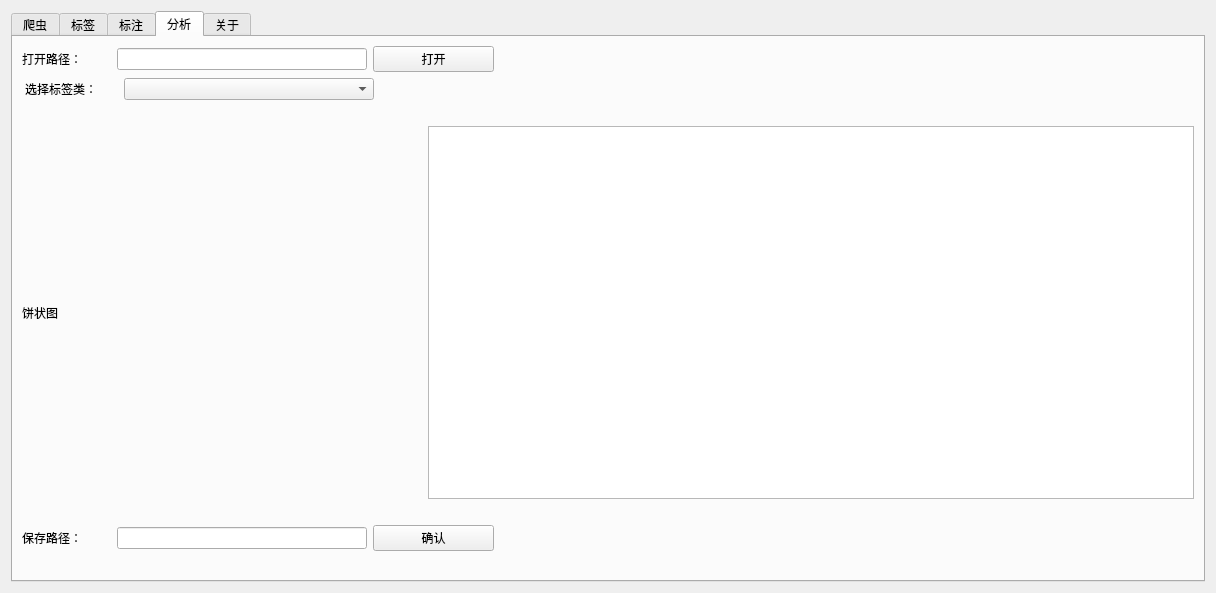
<?xml version="1.0" encoding="UTF-8"?>
<ui version="4.0">
 <class>Form</class>
 <widget class="QWidget" name="Form">
  <property name="geometry">
   <rect>
    <x>0</x>
    <y>0</y>
    <width>1216</width>
    <height>593</height>
   </rect>
  </property>
  <property name="windowTitle">
   <string>Form</string>
  </property>
  <layout class="QHBoxLayout" name="horizontalLayout_2">
   <item>
    <widget class="QTabWidget" name="tabWidget">
     <property name="currentIndex">
      <number>3</number>
     </property>
     <property name="tabBarAutoHide">
      <bool>false</bool>
     </property>
     <widget class="QWidget" name="tab">
      <attribute name="title">
       <string>爬虫</string>
      </attribute>
      <layout class="QHBoxLayout" name="horizontalLayout">
       <item>
        <layout class="QVBoxLayout" name="verticalLayout_5">
         <item>
          <layout class="QHBoxLayout" name="horizontalLayout_8">
           <property name="topMargin">
            <number>30</number>
           </property>
           <property name="rightMargin">
            <number>500</number>
           </property>
           <item>
            <layout class="QVBoxLayout" name="verticalLayout_6">
             <item>
              <layout class="QHBoxLayout" name="horizontalLayout_9">
               <item>
                <widget class="QLabel" name="label_5">
                 <property name="text">
                  <string>股票代号：</string>
                 </property>
                </widget>
               </item>
               <item>
                <widget class="QLineEdit" name="lineEdit_5">
                 <property name="minimumSize">
                  <size>
                   <width>0</width>
                   <height>0</height>
                  </size>
                 </property>
                </widget>
               </item>
              </layout>
             </item>
             <item>
              <layout class="QHBoxLayout" name="horizontalLayout_10">
               <item>
                <widget class="QLabel" name="label_6">
                 <property name="text">
                  <string>保存路径：</string>
                 </property>
                </widget>
               </item>
               <item>
                <widget class="QLineEdit" name="lineEdit_6"/>
               </item>
              </layout>
             </item>
            </layout>
           </item>
           <item>
            <widget class="QPushButton" name="pushButton_3">
             <property name="text">
              <string>确认</string>
             </property>
            </widget>
           </item>
          </layout>
         </item>
         <item>
          <spacer name="verticalSpacer">
           <property name="orientation">
            <enum>Qt::Vertical</enum>
           </property>
           <property name="sizeType">
            <enum>QSizePolicy::Fixed</enum>
           </property>
           <property name="sizeHint" stdset="0">
            <size>
             <width>20</width>
             <height>30</height>
            </size>
           </property>
          </spacer>
         </item>
         <item>
          <widget class="QLabel" name="label">
           <property name="text">
            <string>爬取信息：</string>
           </property>
          </widget>
         </item>
         <item>
          <widget class="QListWidget" name="listWidget_3"/>
         </item>
        </layout>
       </item>
      </layout>
     </widget>
     <widget class="QWidget" name="tab_2">
      <attribute name="title">
       <string>标签</string>
      </attribute>
      <layout class="QHBoxLayout" name="horizontalLayout_6">
       <item>
        <layout class="QHBoxLayout" name="horizontalLayout_5">
         <property name="leftMargin">
          <number>150</number>
         </property>
         <property name="topMargin">
          <number>40</number>
         </property>
         <property name="rightMargin">
          <number>150</number>
         </property>
         <property name="bottomMargin">
          <number>80</number>
         </property>
         <item>
          <layout class="QVBoxLayout" name="verticalLayout">
           <item>
            <widget class="QLabel" name="label_2">
             <property name="text">
              <string>标签类</string>
             </property>
            </widget>
           </item>
           <item>
            <widget class="QListWidget" name="listWidget"/>
           </item>
           <item>
            <layout class="QHBoxLayout" name="horizontalLayout_3">
             <item>
              <widget class="QPushButton" name="pushButton">
               <property name="text">
                <string>添加标签类</string>
               </property>
              </widget>
             </item>
             <item>
              <widget class="QPushButton" name="pushButton_2">
               <property name="text">
                <string>删除标签类</string>
               </property>
              </widget>
             </item>
            </layout>
           </item>
          </layout>
         </item>
         <item>
          <spacer name="horizontalSpacer">
           <property name="orientation">
            <enum>Qt::Horizontal</enum>
           </property>
           <property name="sizeType">
            <enum>QSizePolicy::Fixed</enum>
           </property>
           <property name="sizeHint" stdset="0">
            <size>
             <width>119</width>
             <height>21</height>
            </size>
           </property>
          </spacer>
         </item>
         <item>
          <layout class="QVBoxLayout" name="verticalLayout_2">
           <item>
            <widget class="QLabel" name="label_3">
             <property name="text">
              <string>标签</string>
             </property>
            </widget>
           </item>
           <item>
            <widget class="QListWidget" name="listWidget_2"/>
           </item>
           <item>
            <layout class="QHBoxLayout" name="horizontalLayout_4">
             <item>
              <widget class="QPushButton" name="pushButton_4">
               <property name="text">
                <string>添加标签</string>
               </property>
              </widget>
             </item>
             <item>
              <widget class="QPushButton" name="pushButton_5">
               <property name="text">
                <string>删除标签</string>
               </property>
              </widget>
             </item>
            </layout>
           </item>
          </layout>
         </item>
        </layout>
       </item>
      </layout>
     </widget>
     <widget class="QWidget" name="tab_4">
      <attribute name="title">
       <string>标注</string>
      </attribute>
      <layout class="QHBoxLayout" name="horizontalLayout_14">
       <item>
        <layout class="QVBoxLayout" name="verticalLayout_4">
         <item>
          <layout class="QHBoxLayout" name="horizontalLayout_7">
           <property name="rightMargin">
            <number>544</number>
           </property>
           <item>
            <widget class="QLabel" name="label_4">
             <property name="sizePolicy">
              <sizepolicy hsizetype="Fixed" vsizetype="Preferred">
               <horstretch>0</horstretch>
               <verstretch>0</verstretch>
              </sizepolicy>
             </property>
             <property name="minimumSize">
              <size>
               <width>89</width>
               <height>0</height>
              </size>
             </property>
             <property name="text">
              <string>打开路径：</string>
             </property>
            </widget>
           </item>
           <item>
            <widget class="QLineEdit" name="lineEdit">
             <property name="sizePolicy">
              <sizepolicy hsizetype="Fixed" vsizetype="Fixed">
               <horstretch>0</horstretch>
               <verstretch>0</verstretch>
              </sizepolicy>
             </property>
             <property name="minimumSize">
              <size>
               <width>250</width>
               <height>0</height>
              </size>
             </property>
            </widget>
           </item>
           <item>
            <widget class="QPushButton" name="pushButton_6">
             <property name="text">
              <string>打开</string>
             </property>
            </widget>
           </item>
          </layout>
         </item>
         <item>
          <layout class="QHBoxLayout" name="horizontalLayout_11">
           <property name="rightMargin">
            <number>815</number>
           </property>
           <item>
            <widget class="QLabel" name="label_7">
             <property name="sizePolicy">
              <sizepolicy hsizetype="Fixed" vsizetype="Preferred">
               <horstretch>0</horstretch>
               <verstretch>0</verstretch>
              </sizepolicy>
             </property>
             <property name="minimumSize">
              <size>
               <width>90</width>
               <height>0</height>
              </size>
             </property>
             <property name="text">
              <string>选择标签类：</string>
             </property>
            </widget>
           </item>
           <item>
            <widget class="QComboBox" name="comboBox">
             <property name="sizePolicy">
              <sizepolicy hsizetype="Fixed" vsizetype="Fixed">
               <horstretch>0</horstretch>
               <verstretch>0</verstretch>
              </sizepolicy>
             </property>
             <property name="minimumSize">
              <size>
               <width>250</width>
               <height>0</height>
              </size>
             </property>
            </widget>
           </item>
          </layout>
         </item>
         <item>
          <layout class="QHBoxLayout" name="horizontalLayout_13">
           <item>
            <widget class="QListWidget" name="listWidget_5">
             <property name="sizePolicy">
              <sizepolicy hsizetype="Minimum" vsizetype="Expanding">
               <horstretch>0</horstretch>
               <verstretch>0</verstretch>
              </sizepolicy>
             </property>
             <property name="minimumSize">
              <size>
               <width>0</width>
               <height>0</height>
              </size>
             </property>
            </widget>
           </item>
           <item>
            <layout class="QVBoxLayout" name="verticalLayout_3">
             <item>
              <widget class="QListWidget" name="listWidget_4"/>
             </item>
             <item>
              <layout class="QHBoxLayout" name="horizontalLayout_12">
               <item>
                <widget class="QPushButton" name="pushButton_7">
                 <property name="text">
                  <string>上一条</string>
                 </property>
                </widget>
               </item>
               <item>
                <widget class="QPushButton" name="pushButton_8">
                 <property name="text">
                  <string>标注</string>
                 </property>
                </widget>
               </item>
               <item>
                <widget class="QPushButton" name="pushButton_9">
                 <property name="text">
                  <string>下一条</string>
                 </property>
                </widget>
               </item>
              </layout>
             </item>
             <item>
              <widget class="QListWidget" name="listWidget_6"/>
             </item>
            </layout>
           </item>
          </layout>
         </item>
        </layout>
       </item>
      </layout>
     </widget>
     <widget class="QWidget" name="tab_3">
      <attribute name="title">
       <string>分析</string>
      </attribute>
      <layout class="QHBoxLayout" name="horizontalLayout_34">
       <item>
        <layout class="QVBoxLayout" name="verticalLayout_13">
         <property name="bottomMargin">
          <number>20</number>
         </property>
         <item>
          <layout class="QHBoxLayout" name="horizontalLayout_15">
           <property name="rightMargin">
            <number>700</number>
           </property>
           <item>
            <widget class="QLabel" name="label_9">
             <property name="sizePolicy">
              <sizepolicy hsizetype="Fixed" vsizetype="Preferred">
               <horstretch>0</horstretch>
               <verstretch>0</verstretch>
              </sizepolicy>
             </property>
             <property name="minimumSize">
              <size>
               <width>89</width>
               <height>0</height>
              </size>
             </property>
             <property name="text">
              <string>打开路径：</string>
             </property>
            </widget>
           </item>
           <item>
            <widget class="QLineEdit" name="lineEdit_2">
             <property name="sizePolicy">
              <sizepolicy hsizetype="Fixed" vsizetype="Fixed">
               <horstretch>0</horstretch>
               <verstretch>0</verstretch>
              </sizepolicy>
             </property>
             <property name="minimumSize">
              <size>
               <width>250</width>
               <height>0</height>
              </size>
             </property>
            </widget>
           </item>
           <item>
            <widget class="QPushButton" name="pushButton_10">
             <property name="text">
              <string>打开</string>
             </property>
            </widget>
           </item>
          </layout>
         </item>
         <item>
          <layout class="QHBoxLayout" name="horizontalLayout_16">
           <property name="rightMargin">
            <number>816</number>
           </property>
           <item>
            <widget class="QLabel" name="label_8">
             <property name="sizePolicy">
              <sizepolicy hsizetype="Fixed" vsizetype="Preferred">
               <horstretch>0</horstretch>
               <verstretch>0</verstretch>
              </sizepolicy>
             </property>
             <property name="minimumSize">
              <size>
               <width>90</width>
               <height>0</height>
              </size>
             </property>
             <property name="text">
              <string>选择标签类：</string>
             </property>
            </widget>
           </item>
           <item>
            <widget class="QComboBox" name="comboBox_2">
             <property name="sizePolicy">
              <sizepolicy hsizetype="Fixed" vsizetype="Fixed">
               <horstretch>0</horstretch>
               <verstretch>0</verstretch>
              </sizepolicy>
             </property>
             <property name="minimumSize">
              <size>
               <width>250</width>
               <height>0</height>
              </size>
             </property>
            </widget>
           </item>
          </layout>
         </item>
         <item>
          <spacer name="verticalSpacer_3">
           <property name="orientation">
            <enum>Qt::Vertical</enum>
           </property>
           <property name="sizeType">
            <enum>QSizePolicy::Fixed</enum>
           </property>
           <property name="sizeHint" stdset="0">
            <size>
             <width>20</width>
             <height>20</height>
            </size>
           </property>
          </spacer>
         </item>
         <item>
          <layout class="QHBoxLayout" name="horizontalLayout_33">
           <item>
            <widget class="QLabel" name="label_10">
             <property name="sizePolicy">
              <sizepolicy hsizetype="Fixed" vsizetype="Preferred">
               <horstretch>0</horstretch>
               <verstretch>0</verstretch>
              </sizepolicy>
             </property>
             <property name="minimumSize">
              <size>
               <width>400</width>
               <height>0</height>
              </size>
             </property>
             <property name="text">
              <string>饼状图</string>
             </property>
            </widget>
           </item>
           <item>
            <widget class="QListWidget" name="listWidget_13"/>
           </item>
          </layout>
         </item>
         <item>
          <spacer name="verticalSpacer_4">
           <property name="orientation">
            <enum>Qt::Vertical</enum>
           </property>
           <property name="sizeType">
            <enum>QSizePolicy::Fixed</enum>
           </property>
           <property name="sizeHint" stdset="0">
            <size>
             <width>20</width>
             <height>20</height>
            </size>
           </property>
          </spacer>
         </item>
         <item>
          <layout class="QHBoxLayout" name="horizontalLayout_32">
           <property name="rightMargin">
            <number>700</number>
           </property>
           <item>
            <widget class="QLabel" name="label_21">
             <property name="sizePolicy">
              <sizepolicy hsizetype="Fixed" vsizetype="Preferred">
               <horstretch>0</horstretch>
               <verstretch>0</verstretch>
              </sizepolicy>
             </property>
             <property name="minimumSize">
              <size>
               <width>89</width>
               <height>0</height>
              </size>
             </property>
             <property name="text">
              <string>保存路径：</string>
             </property>
            </widget>
           </item>
           <item>
            <widget class="QLineEdit" name="lineEdit_9">
             <property name="sizePolicy">
              <sizepolicy hsizetype="Fixed" vsizetype="Fixed">
               <horstretch>0</horstretch>
               <verstretch>0</verstretch>
              </sizepolicy>
             </property>
             <property name="minimumSize">
              <size>
               <width>250</width>
               <height>0</height>
              </size>
             </property>
            </widget>
           </item>
           <item>
            <widget class="QPushButton" name="pushButton_21">
             <property name="text">
              <string>确认</string>
             </property>
            </widget>
           </item>
          </layout>
         </item>
        </layout>
       </item>
      </layout>
     </widget>
     <widget class="QWidget" name="tab_5">
      <attribute name="title">
       <string>关于</string>
      </attribute>
     </widget>
    </widget>
   </item>
  </layout>
 </widget>
 <resources/>
 <connections/>
</ui>
